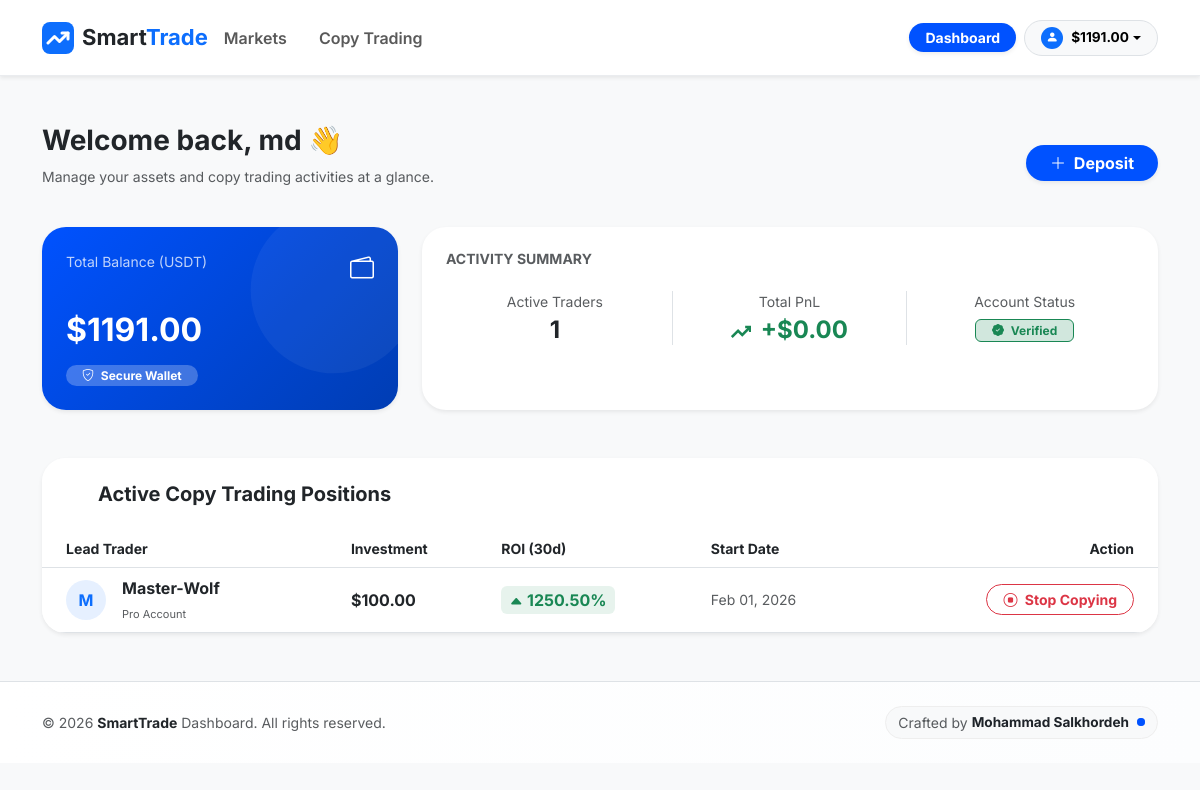
Before: /accounts/dashboard/ (signed in) with the older database file.
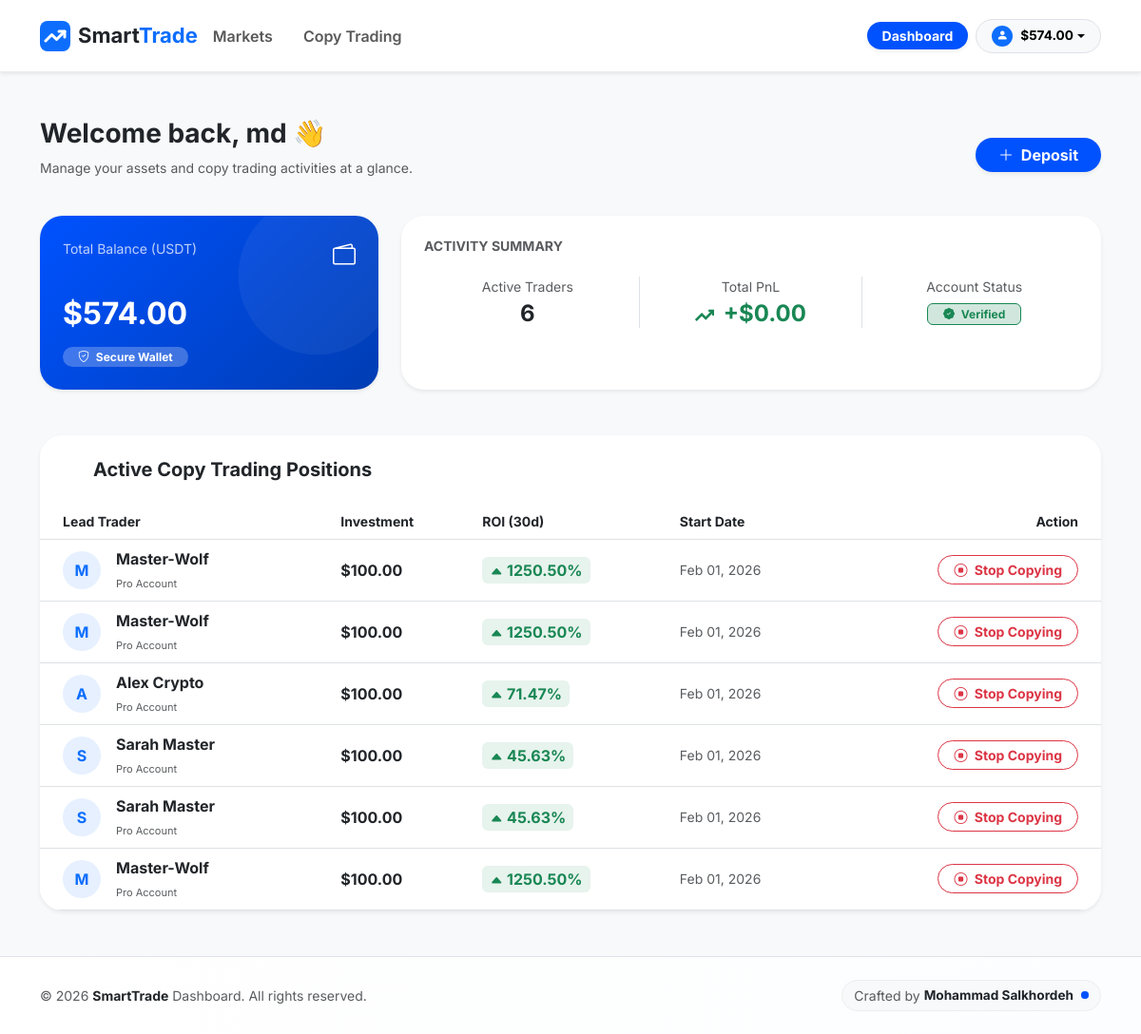
After: the same page with the newer database file.
### apps/accounts/models.py (models this page shows, shortened)
class User(AbstractUser):
    balance = models.DecimalField(
        max_digits=20,
        decimal_places=2,
        default=0.00,
        verbose_name="Total Balance (USDT)"
    )
    wallet_address = models.CharField(
        max_length=255,
        blank=True,
        null=True,
        verbose_name="User Wallet Address"
    )
    is_verified = models.BooleanField(default=False)
    class Meta:
        verbose_name = 'User'
        verbose_name_plural = 'Users'

### apps/trading/models.py (models this page shows, shortened)
class FollowedTrader(models.Model):
    user = models.ForeignKey(settings.AUTH_USER_MODEL, on_delete=models.CASCADE, related_name='followed_traders_list')
    trader = models.ForeignKey(LeadTrader, on_delete=models.CASCADE, related_name='followed_traders')
    investment_amount = models.DecimalField(max_digits=20, decimal_places=2)
    is_active = models.BooleanField(default=True)
    created_at = models.DateTimeField(auto_now_add=True)

class LeadTrader(models.Model):
    name = models.CharField(max_length=100)
    avatar = models.ImageField(upload_to='traders/', blank=True, null=True)
    roi_30d = models.DecimalField(max_digits=10, decimal_places=2, default=0.0)
    pnl_30d = models.DecimalField(max_digits=20, decimal_places=2, default=0.0)
    aum = models.DecimalField(max_digits=20, decimal_places=2, default=0.0)
    max_drawdown = models.DecimalField(max_digits=5, decimal_places=2, default=0.0)
    win_rate = models.IntegerField(default=85)
    risk_level = models.IntegerField(default=3)
    followers_count_manual = models.IntegerField(default=0, help_text="فالوورهای فیک برای جذابیت")
    capacity = models.IntegerField(default=100)
    chart_history_json = models.JSONField(default=list, help_text="تاریخچه سودها برای رسم نمودار")
    target_profit_growth = models.FloatField(default=0.0, help_text="عددی که طی ۷ روز به چارت اضافه می‌شود")

### apps/accounts/views.py (the view)
# urls.py: path('dashboard/', user_dashboard, name='dashboard'),
@login_required
def user_dashboard(request):
    my_followed_traders = FollowedTrader.objects.filter(user=request.user).select_related('trader')
    recent_transactions = Transaction.objects.filter(user=request.user).order_by('-created_at')[:5]
    context = {
        'followed_traders': my_followed_traders,
        'recent_transactions': recent_transactions,
        'page_title': 'User Dashboard' # اصلاح شد
    }
    return render(request, 'accounts/dashboard.html', context)

### templates/accounts/dashboard.html (shortened to what this page needs)
{% extends 'base.html' %}
{% block content %}
<div class="d-flex justify-content-between align-items-center mb-4">
    <div>
        <h3 class="fw-bold text-dark">Welcome back, {{ user.username }} 👋</h3>
        <p class="text-muted small">Manage your assets and copy trading activities at a glance.</p>
    </div>
    <div class="text-end">
        <a href="{% url 'transactions:deposit' %}" class="btn btn-primary rounded-pill px-4 fw-bold shadow-sm">
            <i class="bi bi-plus-lg me-1"></i> Deposit
        </a>
    </div>
</div>
<div class="row g-4">
    <div class="col-md-4">
        <div class="card border-0 p-4 shadow-sm card-balance">
            <div class="d-flex justify-content-between align-items-start mb-4">
                <span class="opacity-75 small">Total Balance (USDT)</span>
                <i class="bi bi-wallet2 fs-4"></i>
            </div>
            <h2 class="fw-bold mb-3">${{ user.balance|floatformat:2 }}</h2>
            <div class="d-flex gap-2">
                <span class="badge bg-white bg-opacity-25 rounded-pill px-3">
                    <i class="bi bi-shield-check me-1"></i> Secure Wallet
                </span>
            </div>
        </div>
    </div>
    <div class="col-md-8">
        <div class="card border-0 shadow-sm h-100 p-4 hover-shadow" style="border-radius: 24px; background: #ffffff;">
            <h6 class="fw-bold text-muted mb-4 text-uppercase small">Activity Summary</h6>
            <div class="row text-center g-3">
                <div class="col-4 border-end">
                    <small class="text-muted d-block mb-1">Active Traders</small>
                    <span class="h4 fw-bold text-dark">{{ followed_traders.count }}</span>
                </div>
                <div class="col-4 border-end">
                    <small class="text-muted d-block mb-1">Total PnL</small>
                    <span class="h4 fw-bold text-success">
                        <svg width="20" height="20" viewBox="0 0 24 24" fill="none" stroke="currentColor" stroke-width="3" class="me-1"><polyline points="23 6 13.5 15.5 8.5 10.5 1 18"></polyline><polyline points="17 6 23 6 23 12"></polyline></svg>
                        +$0.00
                    </span>
                </div>
                <div class="col-4">
                    <small class="text-muted d-block mb-1">Account Status</small>
                    <span class="badge bg-success-subtle text-success border border-success px-3">
                        <i class="bi bi-patch-check-fill me-1"></i> Verified
                    </span>
                </div>
            </div>
        </div>
    </div>
</div>
<div class="card border-0 shadow-sm mt-5 hover-shadow" style="border-radius: 24px; overflow: hidden;">
    <div class="card-header bg-white border-0 py-4 px-4 d-flex align-items-center">
        <svg width="24" height="24" viewBox="0 0 24 24" fill="none" stroke="%230052ff" stroke-width="2" class="me-2 text-primary"><path d="M16 21v-2a4 4 0 0 0-4-4H5a4 4 0 0 0-4 4v2"></path><circle cx="8.5" cy="7" r="4"></circle><polyline points="17 11 19 13 23 9"></polyline></svg>
        <h5 class="fw-bold mb-0">Active Copy Trading Positions</h5>
    </div>
    <div class="table-responsive">
        <table class="table align-middle mb-0">
            <thead class="bg-light">
                <tr class="text-muted small">
                    <th class="ps-4">Lead Trader</th>
                    <th>Investment</th>
                    <th>ROI (30d)</th>
                    <th>Start Date</th>
                    <th class="text-end pe-4">Action</th>
                </tr>
            </thead>
            <tbody>
                {% for item in followed_traders %}
                <tr>
                    <td class="ps-4">
                        <div class="d-flex align-items-center">
                            <div class="bg-primary bg-opacity-10 text-primary rounded-circle me-3 d-flex align-items-center justify-content-center fw-bold" style="width: 40px; height: 40px;">
                                {{ item.trader.name|slice:":1" }}
                            </div>
                            <div>
                                <div class="fw-bold text-dark">{{ item.trader.name }}</div>
                                <small class="text-muted" style="font-size: 11px;">Pro Account</small>
                            </div>
                        </div>
                    </td>
                    <td class="fw-bold text-dark">${{ item.investment_amount }}</td>
                    <td>
                        <span class="text-success fw-bold bg-success bg-opacity-10 px-2 py-1 rounded">
                            <i class="bi bi-caret-up-fill small"></i> {{ item.trader.roi_30d }}%
                        </span>
                    </td>
                    <td class="text-muted small">{{ item.created_at|date:"M d, Y" }}</td>
                    <td class="text-end pe-4">
                        <a href="{% url 'trading:stop_copy_action' item.id %}" class="btn btn-sm btn-outline-danger px-3 rounded-pill fw-bold">
                            <i class="bi bi-stop-circle me-1"></i> Stop Copying
                        </a>
                    </td>
                </tr>
                {% endfor %}
            </tbody>
        </table>
    </div>
</div>
{% endblock %}

### templates/base.html (shortened to what this page needs)
<!DOCTYPE html>
<html lang="en">
<head>
    <link href="https://cdn.jsdelivr.net/npm/bootstrap@5.3.0/dist/css/bootstrap.min.css" rel="stylesheet">
    <link rel="stylesheet" href="https://cdn.jsdelivr.net/npm/bootstrap-icons@1.11.0/font/bootstrap-icons.css">
</head>
<body>
<nav class="navbar navbar-expand-lg navbar-light bg-white shadow-sm sticky-top py-2 py-md-3">
    <div class="container d-flex flex-wrap align-items-center justify-content-between">
        <a class="navbar-brand fw-bold d-flex align-items-center me-auto" href="{% url 'home' %}">
            <div class="bg-primary rounded-3 p-1 me-2 d-flex">
                <svg width="24" height="24" viewBox="0 0 24 24" fill="none" stroke="white" stroke-width="3" stroke-linecap="round" stroke-linejoin="round"><polyline points="22 7 13.5 15.5 8.5 10.5 2 17"></polyline><polyline points="16 7 22 7 22 13"></polyline></svg>
            </div>
            <span class="text-dark">Smart<span class="text-primary">Trade</span></span>
        </a>
        <div class="d-flex align-items-center gap-2 order-lg-2 ms-2">
            {% if user.is_authenticated %}
                <a href="{% url 'accounts:dashboard' %}" class="btn btn-primary rounded-pill px-2 px-sm-3 fw-bold shadow-sm btn-sm">
                    <span class="d-none d-sm-inline">Dashboard</span>
                </a>
                <div class="dropdown">
                    <a class="btn btn-light rounded-pill px-2 px-sm-3 fw-bold dropdown-toggle d-flex align-items-center border" href="#" role="button" data-bs-toggle="dropdown">
                        <div class="bg-primary rounded-circle me-1 me-sm-2 d-flex align-items-center justify-content-center" style="width: 22px; height: 22px;">
                            <i class="bi bi-person-fill text-white" style="font-size: 12px;"></i>
                        </div>
                        <span style="font-size: 0.85rem;">${{ user.balance|floatformat:2 }}</span>
                    </a>
                </div>
            {% endif %}
        </div>
        <div class="collapse navbar-collapse order-lg-1" id="navbarNav">
            <ul class="navbar-nav me-auto mt-3 mt-lg-0">
                <li class="nav-item">
                    <a class="nav-link fw-semibold px-3" href="{% url 'trading:market_list' %}">Markets</a>
                </li>
                <li class="nav-item">
                    <a class="nav-link fw-semibold px-3" href="{% url 'trading:copy_list' %}">Copy Trading</a>
                </li>
            </ul>
        </div>
    </div>
</nav>
<div class="container mt-5 main-container">
    {% block content %}
    {% endblock %}
</div>
<footer class="footer-modern py-4 bg-white border-top mt-5">
    <div class="container">
        <div class="d-flex flex-column flex-md-row justify-content-between align-items-center gap-3">
            <div class="copyright-info">
                <p class="text-muted small mb-0">
                    © 2026 <span class="fw-bold text-dark">SmartTrade</span> Dashboard. All rights reserved.
                </p>
            </div>
            <div class="developer-signature">
                <a href="https://mohammad-salkhorde.ir" target="_blank" class="signature-link">
                    <span class="text-muted small me-1">Crafted by</span>
                    <span class="dev-name">Mohammad Salkhordeh</span>
                    <div class="dev-status"></div>
                </a>
            </div>
        </div>
    </div>
</footer>
<div class="toast-container position-fixed bottom-0 end-0 p-3" style="z-index: 1100;">
</div>
</body>
</html>

### templates/base.html (style rules this page uses)
:root { --primary-blue: #0052ff; --bg-light: #f8f9fa; --text-dark: #1e2329; --border-color: #eaecef; }
body { font-family: 'Inter', sans-serif; background-color: var(--bg-light); color: var(--text-dark); }
.navbar { background-color: #ffffff; border-bottom: 1px solid var(--border-color); padding: 15px 0; }
.navbar-brand { font-weight: 700; color: var(--primary-blue) !important; font-size: 22px; }
.btn-primary { background-color: var(--primary-blue); border: none; font-weight: 600; }
.navbar-collapse { flex-basis: 100%; flex-grow: 1; }
@media (min-width: 992px) { .navbar-collapse { flex-basis: auto; } }
.footer-modern { background: linear-gradient(to right, #ffffff, #fcfdfe); }
.signature-link { text-decoration: none; display: flex; align-items: center; padding: 5px 12px; border-radius: 50px; background: #f8f9fa; border: 1px solid #eee; transition: all 0.3s ease; }
.signature-link .dev-name { font-size: 0.85rem; font-weight: 700; color: #1e2329; }
.signature-link .dev-status { width: 8px; height: 8px; background-color: #0052ff; border-radius: 50%; margin-left: 8px; position: relative; }
.signature-link .dev-status::after { content: ''; position: absolute; width: 100%; height: 100%; background: #0052ff; border-radius: 50%; opacity: 0.5; animation: pulse-blue 2s infinite; }

### templates/accounts/dashboard.html (style rules this page uses)
.card-balance { background: linear-gradient(135deg, #0052ff 0%, #003db3 100%); border-radius: 24px; color: white; position: relative; overflow: hidden; }
.card-balance::after { content: ""; position: absolute; top: -20%; right: -10%; width: 200px; height: 200px; background-size: contain; }

Changed rows visible on the page:
changed User "md": balance "1191.00" → "574.00"
added FollowedTrader: trader.name "M", trader.name "Master-Wolf", investment_amount "100.00", trader.roi_30d "1250.50", created_at "Feb 01, 2026"
added FollowedTrader: trader.name "A", trader.name "Alex Crypto", investment_amount "100.00", trader.roi_30d "71.47", created_at "Feb 01, 2026"
added FollowedTrader: trader.name "S", trader.name "Sarah Master", investment_amount "100.00", trader.roi_30d "45.63", created_at "Feb 01, 2026"
added FollowedTrader: trader.name "S", trader.name "Sarah Master", investment_amount "100.00", trader.roi_30d "45.63", created_at "Feb 01, 2026"
added FollowedTrader: trader.name "M", trader.name "Master-Wolf", investment_amount "100.00", trader.roi_30d "1250.50", created_at "Feb 01, 2026"
Other visible differences:
{{ followed_traders.count }}: "1" → "6"
